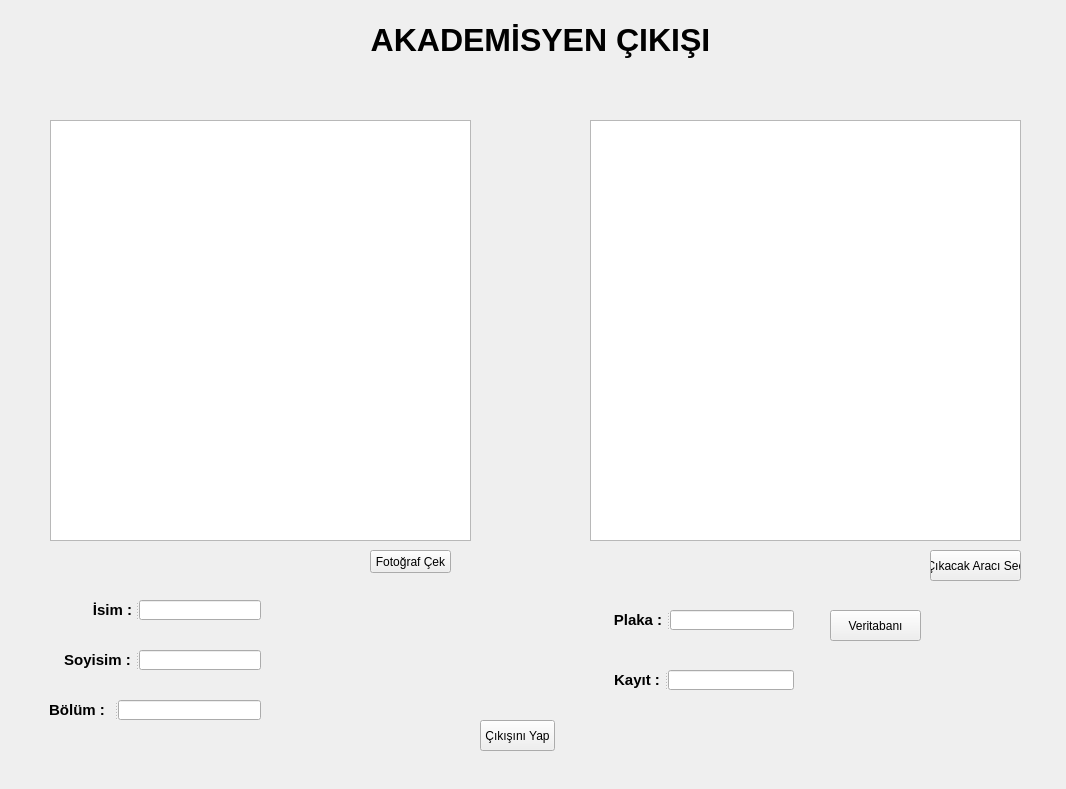
<?xml version="1.0" encoding="UTF-8"?>
<ui version="4.0">
 <class>Form</class>
 <widget class="QWidget" name="Form">
  <property name="geometry">
   <rect>
    <x>0</x>
    <y>0</y>
    <width>1066</width>
    <height>789</height>
   </rect>
  </property>
  <property name="windowTitle">
   <string>Form</string>
  </property>
  <widget class="QLabel" name="label">
   <property name="geometry">
    <rect>
     <x>0</x>
     <y>0</y>
     <width>1121</width>
     <height>821</height>
    </rect>
   </property>
   <property name="text">
    <string/>
   </property>
   <property name="pixmap">
    <pixmap>Adsız.png</pixmap>
   </property>
   <property name="scaledContents">
    <bool>true</bool>
   </property>
  </widget>
  <widget class="QLabel" name="label_7">
   <property name="geometry">
    <rect>
     <x>350</x>
     <y>20</y>
     <width>381</width>
     <height>41</height>
    </rect>
   </property>
   <property name="text">
    <string>&lt;html&gt;&lt;head/&gt;&lt;body&gt;&lt;p align=&quot;center&quot;&gt;&lt;span style=&quot; font-size:24pt; font-weight:600;&quot;&gt;AKADEMİSYEN ÇIKIŞI&lt;/span&gt;&lt;/p&gt;&lt;/body&gt;&lt;/html&gt;</string>
   </property>
  </widget>
  <widget class="QGraphicsView" name="goruntu">
   <property name="geometry">
    <rect>
     <x>50</x>
     <y>120</y>
     <width>421</width>
     <height>421</height>
    </rect>
   </property>
  </widget>
  <widget class="QPushButton" name="fotografcek">
   <property name="geometry">
    <rect>
     <x>370</x>
     <y>550</y>
     <width>81</width>
     <height>23</height>
    </rect>
   </property>
   <property name="text">
    <string>Fotoğraf Çek</string>
   </property>
  </widget>
  <widget class="QPushButton" name="aracsec">
   <property name="geometry">
    <rect>
     <x>930</x>
     <y>550</y>
     <width>91</width>
     <height>31</height>
    </rect>
   </property>
   <property name="text">
    <string>Çıkacak Aracı Seç</string>
   </property>
  </widget>
  <widget class="QGraphicsView" name="aracgoruntu">
   <property name="geometry">
    <rect>
     <x>590</x>
     <y>120</y>
     <width>431</width>
     <height>421</height>
    </rect>
   </property>
  </widget>
  <widget class="QSplitter" name="splitter">
   <property name="geometry">
    <rect>
     <x>610</x>
     <y>610</y>
     <width>184</width>
     <height>20</height>
    </rect>
   </property>
   <property name="orientation">
    <enum>Qt::Horizontal</enum>
   </property>
   <widget class="QLabel" name="label_2">
    <property name="text">
     <string>&lt;html&gt;&lt;head/&gt;&lt;body&gt;&lt;p align=&quot;center&quot;&gt;&lt;span style=&quot; font-size:11pt; font-weight:600;&quot;&gt;Plaka :&lt;/span&gt;&lt;/p&gt;&lt;/body&gt;&lt;/html&gt;</string>
    </property>
   </widget>
   <widget class="QLineEdit" name="plaka"/>
  </widget>
  <widget class="QSplitter" name="splitter_2">
   <property name="geometry">
    <rect>
     <x>610</x>
     <y>670</y>
     <width>184</width>
     <height>20</height>
    </rect>
   </property>
   <property name="orientation">
    <enum>Qt::Horizontal</enum>
   </property>
   <widget class="QLabel" name="label_3">
    <property name="text">
     <string>&lt;html&gt;&lt;head/&gt;&lt;body&gt;&lt;p align=&quot;center&quot;&gt;&lt;span style=&quot; font-size:11pt; font-weight:600;&quot;&gt;Kayıt :&lt;/span&gt;&lt;/p&gt;&lt;/body&gt;&lt;/html&gt;</string>
    </property>
   </widget>
   <widget class="QLineEdit" name="kayit"/>
  </widget>
  <widget class="QPushButton" name="veritabani">
   <property name="geometry">
    <rect>
     <x>830</x>
     <y>610</y>
     <width>91</width>
     <height>31</height>
    </rect>
   </property>
   <property name="text">
    <string>Veritabanı</string>
   </property>
  </widget>
  <widget class="QSplitter" name="splitter_3">
   <property name="geometry">
    <rect>
     <x>90</x>
     <y>600</y>
     <width>171</width>
     <height>20</height>
    </rect>
   </property>
   <property name="orientation">
    <enum>Qt::Horizontal</enum>
   </property>
   <widget class="QLabel" name="label_4">
    <property name="text">
     <string>&lt;html&gt;&lt;head/&gt;&lt;body&gt;&lt;p align=&quot;center&quot;&gt;&lt;span style=&quot; font-size:11pt; font-weight:600;&quot;&gt;İsim :&lt;/span&gt;&lt;/p&gt;&lt;/body&gt;&lt;/html&gt;</string>
    </property>
   </widget>
   <widget class="QLineEdit" name="isim"/>
  </widget>
  <widget class="QSplitter" name="splitter_4">
   <property name="geometry">
    <rect>
     <x>60</x>
     <y>650</y>
     <width>201</width>
     <height>20</height>
    </rect>
   </property>
   <property name="orientation">
    <enum>Qt::Horizontal</enum>
   </property>
   <widget class="QLabel" name="label_5">
    <property name="text">
     <string>&lt;html&gt;&lt;head/&gt;&lt;body&gt;&lt;p align=&quot;center&quot;&gt;&lt;span style=&quot; font-size:11pt; font-weight:600;&quot;&gt;Soyisim :&lt;/span&gt;&lt;/p&gt;&lt;/body&gt;&lt;/html&gt;</string>
    </property>
   </widget>
   <widget class="QLineEdit" name="soyisim"/>
  </widget>
  <widget class="QSplitter" name="splitter_5">
   <property name="geometry">
    <rect>
     <x>40</x>
     <y>700</y>
     <width>221</width>
     <height>20</height>
    </rect>
   </property>
   <property name="orientation">
    <enum>Qt::Horizontal</enum>
   </property>
   <widget class="QLabel" name="label_6">
    <property name="text">
     <string>&lt;html&gt;&lt;head/&gt;&lt;body&gt;&lt;p align=&quot;center&quot;&gt;&lt;span style=&quot; font-size:11pt; font-weight:600;&quot;&gt;Bölüm :&lt;/span&gt;&lt;/p&gt;&lt;/body&gt;&lt;/html&gt;</string>
    </property>
   </widget>
   <widget class="QLineEdit" name="bolum"/>
  </widget>
  <widget class="QPushButton" name="cikisiniyap">
   <property name="geometry">
    <rect>
     <x>480</x>
     <y>720</y>
     <width>75</width>
     <height>31</height>
    </rect>
   </property>
   <property name="text">
    <string>Çıkışını Yap</string>
   </property>
  </widget>
 </widget>
 <resources/>
 <connections/>
</ui>
